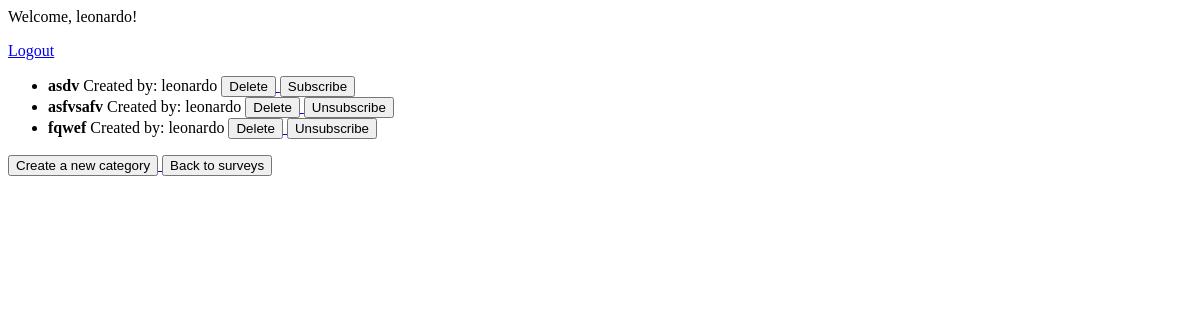
Page /manageCategories/ (signed in) on the earlier database version.
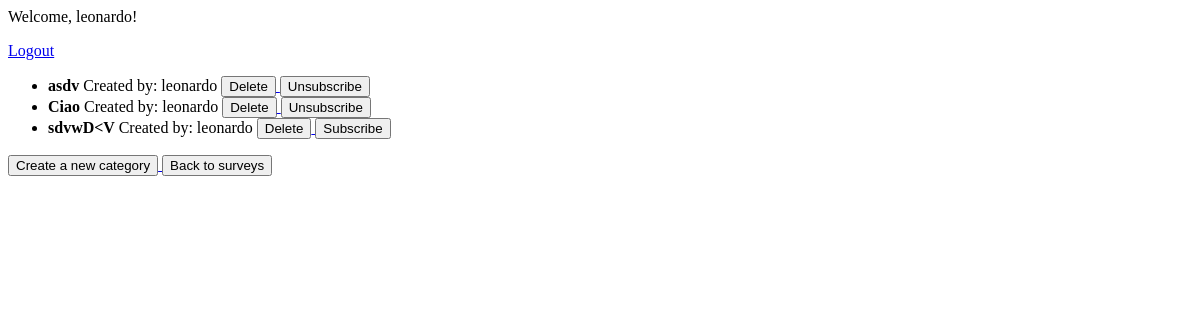
Same page on the later database version.
### surveys/models.py (models this page shows, shortened)
class Category(models.Model):
    id = models.AutoField(primary_key=True)
    name = models.CharField(max_length=50)
    user = models.ForeignKey(User, on_delete=models.CASCADE, null=True)

### surveys/views.py (the view)
# urls.py: path('manageCategories/', views.ManageCategories.as_view(), name='manageCategories'),
class ManageCategories(ListView):
    model = Category
    template_name = 'manageCategories.html'
    context_object_name = 'categories'
    def get_context_data(self, *, object_list=None, **kwargs):
        context = super().get_context_data(**kwargs)
        context['subscribed_categories'] = UserCategorySubscription.objects.filter(user=self.request.user).values_list('category', flat=True)
        return context

### templates/manageCategories.html
{% extends 'base.html' %}
{% block content %}
    <ul>
        {% for category in categories %}
            <li>
                <b>{{ category.name }} </b> Created by: {{ category.user }}
                {% if category.user == user or user.is_staff %}
                    <a href="{% url 'deleteCategory' category.id %}">
                        <button class="delete" type="button">Delete</button>
                    </a>
                {% endif %}
                {% if category.id in subscribed_categories %}
                    <a href="{% url 'unsubscribeFromCategory' category.id %}">
                        <button class="unsubscribe" type="button">Unsubscribe</button>
                    </a>
                {% else %}
                    <a href="{% url 'subscribeToCategory' category.id %}">
                        <button class="subscribe" type="button">Subscribe</button>
                    </a>
                {% endif %}
            </li>
        {% endfor %}
    </ul>
    <a href="{% url 'createCategory' %}">
        <button class="new" type="button">Create a new category</button>
    </a>
    <a href="{% url 'index' %}">
        <button class="home" type="button">Back to surveys</button>
    </a>
{% endblock %}

### templates/base.html (shortened to what this page needs)
{% load static %}
{% if user.is_authenticated %}
    <p> Welcome, {{ user.username }}!</p>
    <a href="{% url 'logout_user' %}">Logout</a>
{% else %}
    <a href="{% url 'login_user' %}">Login</a>
    <a href="{% url 'register_user' %}">Register</a>
{% endif %}
{% block content %}
{% endblock %}

Differences in the rows shown:
removed Category: name "asfvsafv", user "leonardo", shows "Delete", shows "Unsubscribe"
removed Category: name "fqwef", user "leonardo", shows "Delete", shows "Unsubscribe"
computed for Category "asdv": text "Subscribe" → "Unsubscribe"
added Category: name "Ciao", user "leonardo", shows "Delete", shows "Unsubscribe"
added Category: name "sdvwD<V", user "leonardo", shows "Delete", shows "Subscribe"
